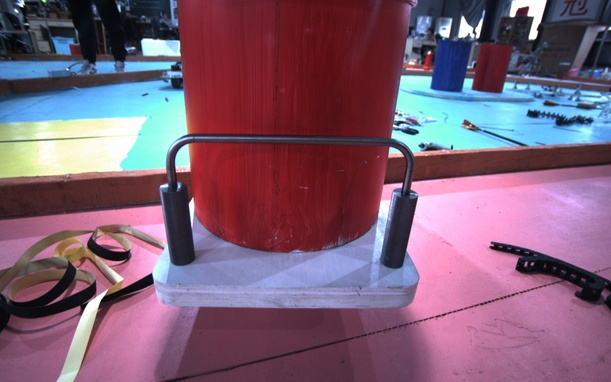
//> input picture build/1010.jpg, 611 x 382 px, shrunk from 1920 x 1200 before the run, given in place of 1020.jpg, which was not available
$ ./main   (built with g++ and OpenCV 4)
//> lines starting //> are read from the running program, lines starting //| are printed output that depends on the picture; after the words box and inside, x2 and y2 are one past the last pixel; in counts of white or black regions, pixels touching at a corner belong together; pictures that were not available may be replaced by others from this repository, and a replacement may not be noted
/*
 * @Author: your name
 * @Date: 2021-03-14 22:13:42
 * @LastEditTime: 2021-03-15 14:50:15
 * @LastEditors: Please set LastEditors
 * @Description: In User Settings Edit
 * @FilePath: /Hand-Identify/main.c
 */
#include <iostream>
#include <opencv2/opencv.hpp>

using namespace std;
using namespace cv;

int main(void)
{
   Mat src = imread("/home/ydm/Codes/yaotongv1.0/build/1020.jpg");
//> src is the input picture: 382 rows x 611 cols, CV_8UC3; mean B, G, R 116.8, 94.7, 126.7
   if(src.empty())
   {
      cerr << "could not load image";
      exit(1);
   }

   //imshow("111", src);
   namedWindow("control", 1);

   int hMax = 150, hMin = 80, sMax = 110, sMin = 40, vMax = 100, vMin = 0;

   cv::createTrackbar("hMax", "control", &hMax, 255);
   cv::createTrackbar("hMin", "control", &hMin, 255);
   cv::createTrackbar("sMax", "control", &sMax, 255);
   cv::createTrackbar("sMin", "control", &sMin, 255);
   cv::createTrackbar("vMax", "control", &vMax, 255);
   cv::createTrackbar("vMin", "control", &vMin, 255);


   Mat temp = imread("xuxieban.png", IMREAD_GRAYSCALE);
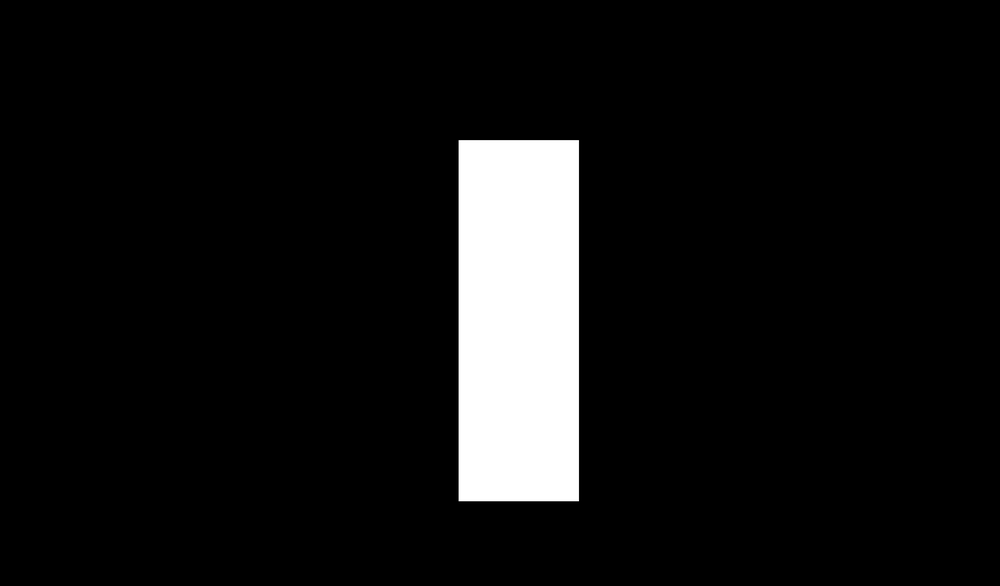
//> input picture build/xuxieban.png, 1000 x 586 px, shrunk from 3140 x 1840 before the run
//> temp is the input picture: 586 rows x 1000 cols, CV_8UC1; min 0, max 255, mean 18.9
   if(temp.empty())
   {
      cerr << "could not load template image";
      exit(1);
   }
   vector<Mat> temp_contours;
   temp_contours.push_back(temp);

   vector<Rect> minRec;
   double pro = 1;
   //double min_pro = 999;
   double min_thresh = 3;
   vector<int> min_pro_loc;
   Mat maskr;
   Mat maskb;
   vector<Mat>src_split;
   Mat temp1 = src.clone();
   Mat temp2 = src.clone();
   cvtColor(src, temp1, COLOR_BGR2HSV);
//> temp1: 382 rows x 611 cols, CV_8UC3; mean H, S, V 139.3, 114.6, 145.7
   split(src, src_split);
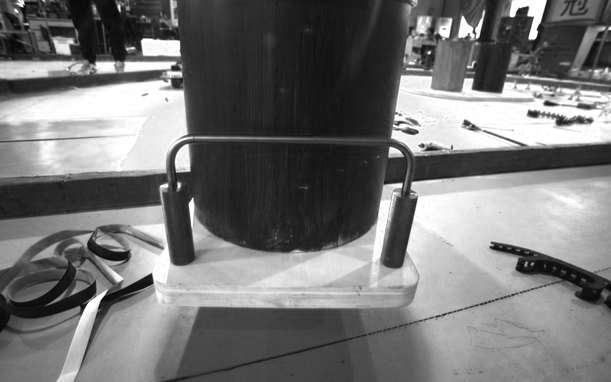
//> src_split[0]: 382 rows x 611 cols, CV_8UC1; min 0, max 255, mean 116.8
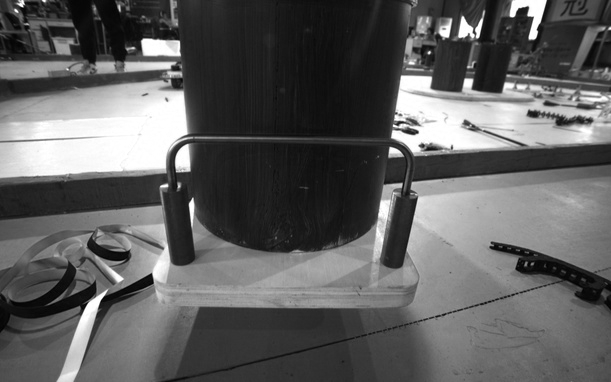
//> src_split[1]: 382 rows x 611 cols, CV_8UC1; min 0, max 255, mean 94.7
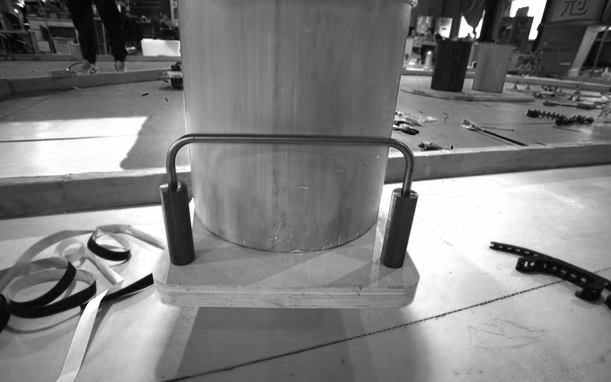
//> src_split[2]: 382 rows x 611 cols, CV_8UC1; min 0, max 255, mean 126.7
   //imshow("b_channel", src_split[0]);
   //imshow("g_channel", src_split[1]);
   //imshow("r_channel", src_split[2]);
   threshold(src_split[2], maskr, 127, 1, THRESH_BINARY_INV);
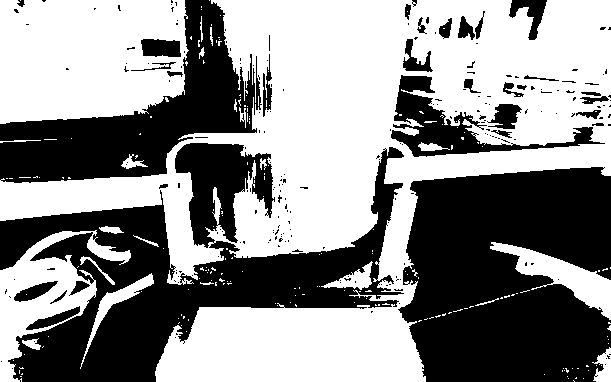
//> maskr: 382 rows x 611 cols, CV_8UC1; values 0 (black) and 1 (white), 55.6% white; 221 black regions (188 under 20 px), largest, box (x1, y1, x2, y2) and area: (398, 167, 611, 382) 37846, (0, 143, 404, 382) 37448, (0, 0, 262, 183) 17889
   threshold(src_split[0], maskb, 127, 1, THRESH_BINARY_INV);
//> maskb: 382 rows x 611 cols, CV_8UC1; values 0 (black) and 1 (white), 56.9% white; 105 black regions (73 under 20 px), largest, box (x1, y1, x2, y2) and area: (0, 169, 611, 382) 64149, (0, 60, 272, 178) 17828, (391, 60, 611, 156) 13009

   cvtColor(maskr, maskr, COLOR_GRAY2BGR);
   cvtColor(maskb, maskb, COLOR_GRAY2BGR);
   //merge(masks, mask);
   multiply(temp2, maskr, temp2);
   multiply(temp2, maskb, temp2);
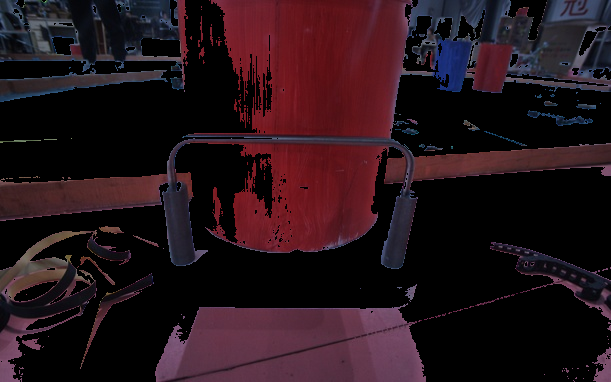
//> temp2: 382 rows x 611 cols, CV_8UC3; mean B, G, R 25.1, 19.2, 37.2
   //bitwise_and(temp2, mask, temp2);
   //temp2.copyTo(temp2, mask);
   imshow("temp2", temp2);
   cvtColor(src, temp2, COLOR_BGR2HSV);
   inRange(temp2, Scalar(hMin, sMin, vMin), Scalar(hMax, sMax, vMax), temp2);
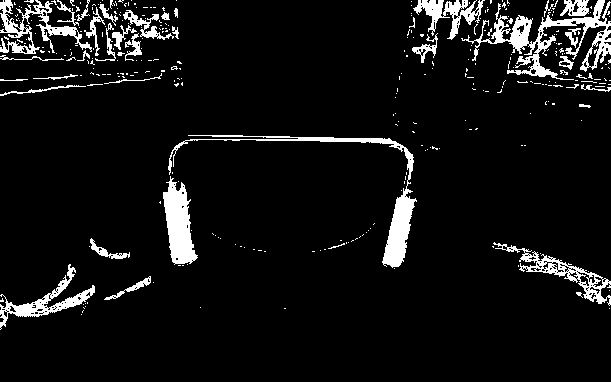
//> temp2: 382 rows x 611 cols, CV_8UC1; 7.2% white; 324 white regions (284 under 20 px), largest, box (x1, y1, x2, y2) and area: (461, 0, 611, 80) 2933, (168, 135, 417, 268) 2494, (163, 176, 198, 265) 1797
   Mat kernel = getStructuringElement(MORPH_RECT, Size(9, 9));
   erode(temp2, temp2, kernel, Point(-1, -1), 3);
//> temp2: 382 rows x 611 cols, CV_8UC1; 7.19% of pixels changed, all inside (x1, y1, x2, y2) = (0, 0, 611, 330)
   dilate(temp2, temp2, kernel, Point(-1, -1), 3);
  // morphologyEx(temp2, temp2, MORPH_CLOSE, kernel);

   vector<vector<Point>> contours;
   findContours(temp2, contours, 0, 1);
//> contours = 0 contours
   if(!contours.empty())
   {
      drawContours(temp1, contours, -1, Scalar(128, 128, 240), 2);
   }
   for(int i = 0; i < contours.size(); i++)
   {
      if(contours[i].size() < 500)
      {
         continue;
      }
      pro = matchShapes(contours[i], temp_contours[0], CONTOURS_MATCH_I1, 0);
      if(pro < min_thresh)
      {
         //min_pro = pro;
         min_pro_loc.push_back(i);
      }
   }
//> this loop made 0 passes
   //cout << min_pro;
   for(int i = 0; i < min_pro_loc.size(); i ++)
      {
         minRec.push_back(boundingRect(contours[min_pro_loc[i]]));


         rectangle(src, minRec[i], Scalar(0, 255, 0), 2);
      }

   //putText(src, to_string(min_pro), Point(40, 40), 2, 2, Scalar(0, 0, 0));
   //imshow("222", temp1);
   imshow("111", src);
   imshow("333", temp2);
   waitKey(0);


   return 0;
}
